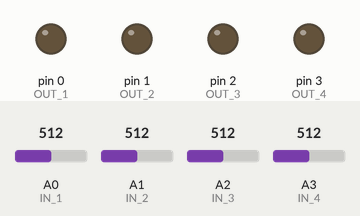
Simulated run of this sketch. Board: Arduino Uno, built with avr-gcc and run on an emulated ATmega328P. On the bench: output pins drawn as LEDs (lit = HIGH). The inputs (shaded band) are chosen by the test bench; at power-on: A0 (IN_1) = 512, A1 (IN_2) = 512, A2 (IN_3) = 512, A3 (IN_4) = 512.

Above: at 1.2 s.
1.3 s: A0 (IN_1) set to 89
2.8 s: A0 (IN_1) set to 75
At 4.0 s:
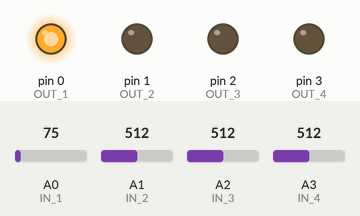
4.3 s: A1 (IN_2) set to 87
5.8 s: A1 (IN_2) set to 72
At 6.5 s:
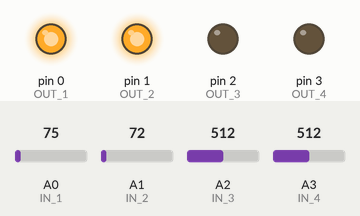
7.3 s: A2 (IN_3) set to 85
8.8 s: A2 (IN_3) set to 75
At 10.0 s:
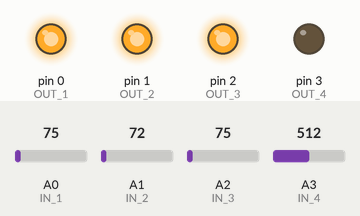
Timing chart, 0 to 11.3 s (numbered marks = the images above; inputs shaded):
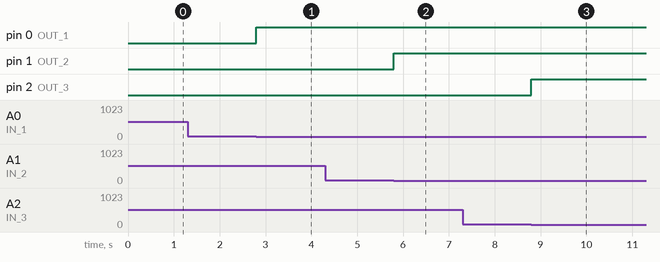

The sketch:

main.ino
```cpp
#include <Servo.h>

#define IN_1 A0
#define IN_2 A1
#define IN_3 A2
#define IN_4 A3

#define OUT_1 0
#define OUT_2 1
#define OUT_3 2
#define OUT_4 3

#define MIN_LIGHT 80

void setup()
{
  pinMode(IN_1, INPUT);
  pinMode(IN_2, INPUT);
  pinMode(IN_3, INPUT);
  pinMode(IN_4, INPUT);

  pinMode(OUT_1, OUTPUT);
  pinMode(OUT_2, OUTPUT);
  pinMode(OUT_3, OUTPUT);
  pinMode(OUT_4, OUTPUT);
}

void loop()
{
  digitalWrite(OUT_1, analogRead(IN_1) <= MIN_LIGHT ? HIGH : LOW);
  digitalWrite(OUT_2, analogRead(IN_2) <= MIN_LIGHT ? HIGH : LOW);
  digitalWrite(OUT_3, analogRead(IN_3) <= MIN_LIGHT ? HIGH : LOW);
  digitalWrite(OUT_4, analogRead(IN_4) <= MIN_LIGHT ? HIGH : LOW);
}
```

Measured:
- the behaviour switches between 81 and 80 on A0 (IN_1) (found by bisection; images 0 and 1)
- the behaviour switches between 81 and 80 on A1 (IN_2) (found by bisection; images 1 and 2)
- the behaviour switches between 81 and 80 on A2 (IN_3) (found by bisection; images 2 and 3)
- after the input at 1.3 s, every drawn part: stays the same
- after the input at 2.8 s, pin 0 (OUT_1): LOW → HIGH at once
- after the input at 4.3 s, every drawn part: stays the same
- after the input at 5.8 s, pin 1 (OUT_2): LOW → HIGH at once
- after the input at 7.3 s, every drawn part: stays the same
- after the input at 8.8 s, pin 2 (OUT_3): LOW → HIGH at once
